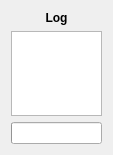
<?xml version="1.0" encoding="UTF-8"?>
<ui version="4.0">
 <author>Patrick Ziegler</author>
 <class>MediaCopierLogWidget</class>
 <widget class="QWidget" name="MediaCopierLogWidget">
  <property name="geometry">
   <rect>
    <x>0</x>
    <y>0</y>
    <width>103</width>
    <height>155</height>
   </rect>
  </property>
  <layout class="QVBoxLayout" name="verticalLayout">
   <item>
    <widget class="QLabel" name="logTitle">
     <property name="font">
      <font>
       <weight>75</weight>
       <bold>true</bold>
      </font>
     </property>
     <property name="text">
      <string>Log</string>
     </property>
     <property name="alignment">
      <set>Qt::AlignCenter</set>
     </property>
    </widget>
   </item>
   <item>
    <widget class="QPlainTextEdit" name="logText">
     <property name="sizePolicy">
      <sizepolicy hsizetype="Expanding" vsizetype="Expanding">
       <horstretch>0</horstretch>
       <verstretch>0</verstretch>
      </sizepolicy>
     </property>
     <property name="readOnly">
      <bool>true</bool>
     </property>
    </widget>
   </item>
   <item>
    <widget class="QProgressBar" name="logProgressBar">
     <property name="textVisible">
      <bool>false</bool>
     </property>
    </widget>
   </item>
  </layout>
 </widget>
 <tabstops>
  <tabstop>logText</tabstop>
 </tabstops>
 <resources/>
 <connections/>
</ui>
